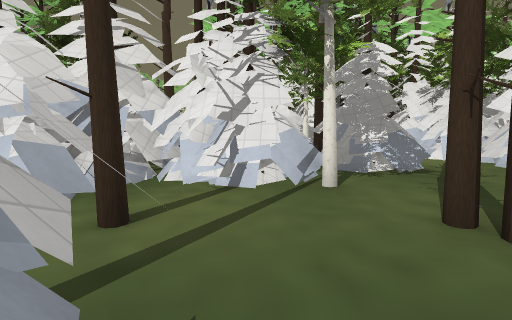
[1] (above)

24 first-person views from a walk through a Godot game level. The camera is 1.5 m above the floor, tilts 6° down and sees 80° across. The floor is counted in squares, 2 m on a side. Each view is taken from the middle of a square. On the plan, view 1 faces up. The plan holds only what a view shows up to about 10 squares ahead; the rest is blank. The place goes on beyond the plan. Some surface patterns are stand-ins.

[2]
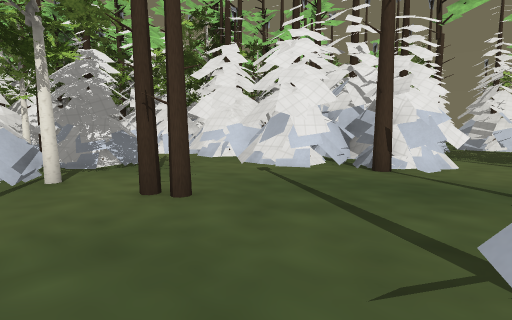

[3]
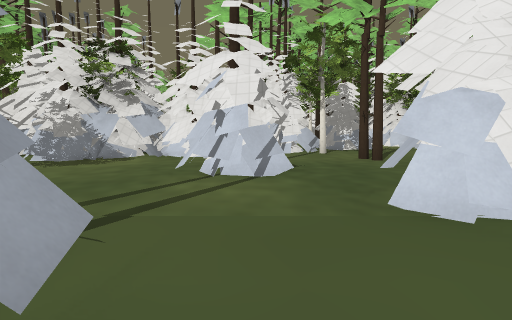

[4]
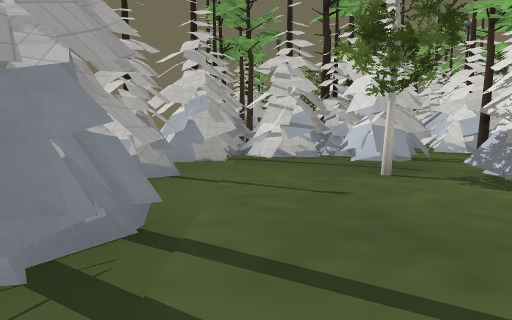

[5]
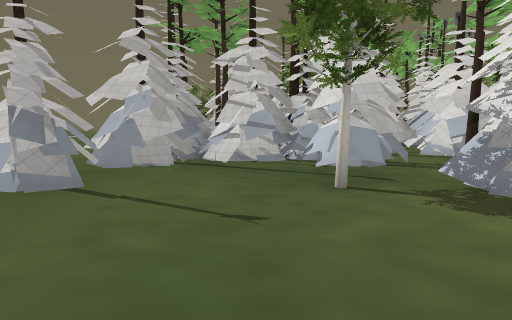

[6]
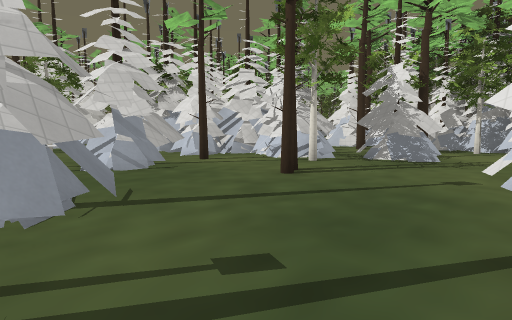

[7]
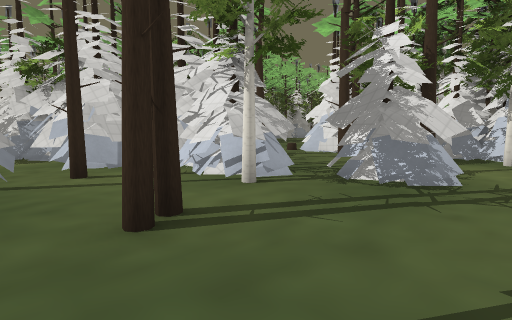

[8]
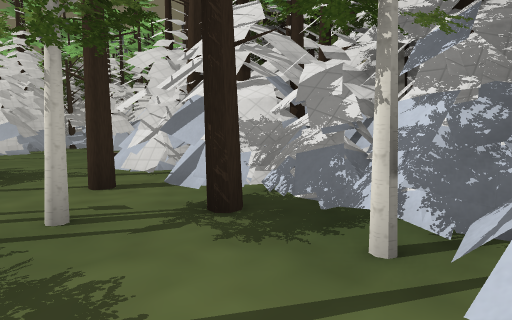

[9]
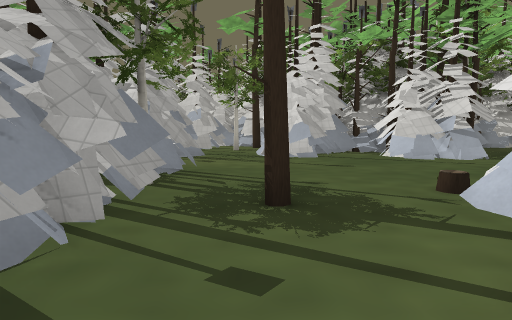

[10]
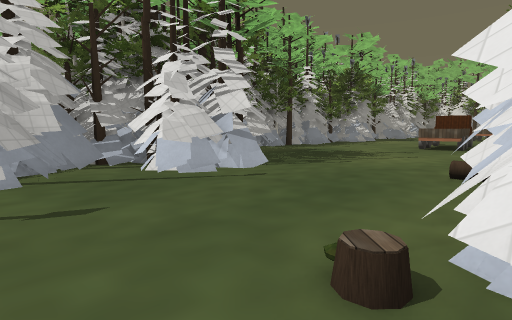

[11]
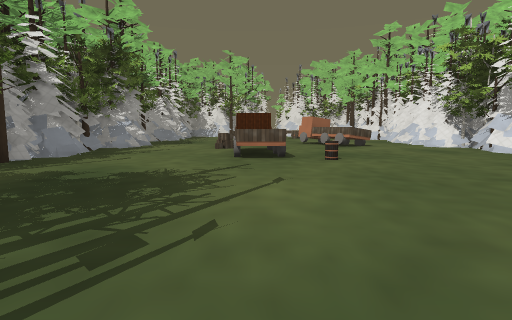

[12]
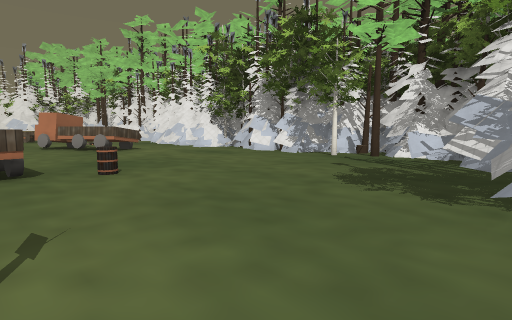

[13]
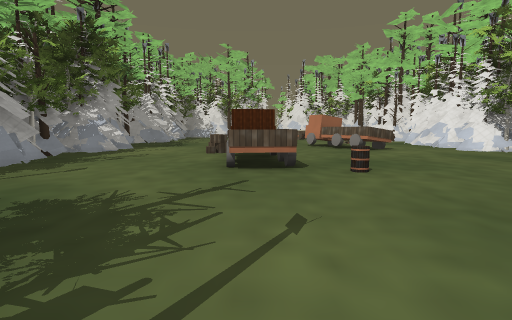

[14]
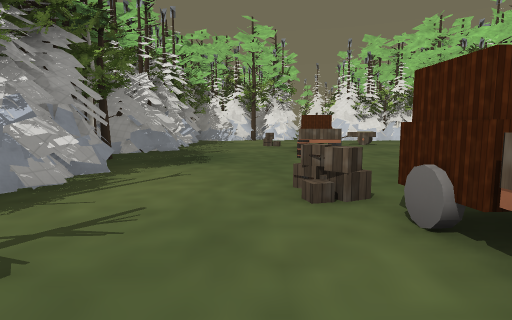

[15]
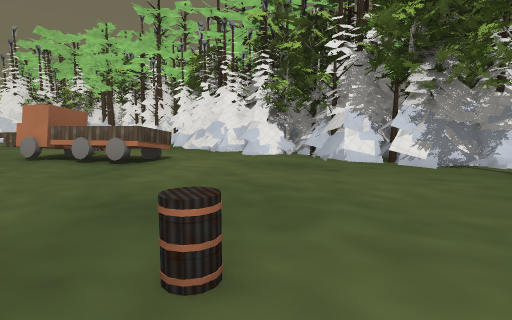

[16]
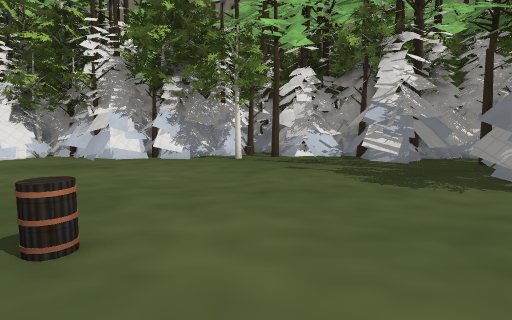

[17]
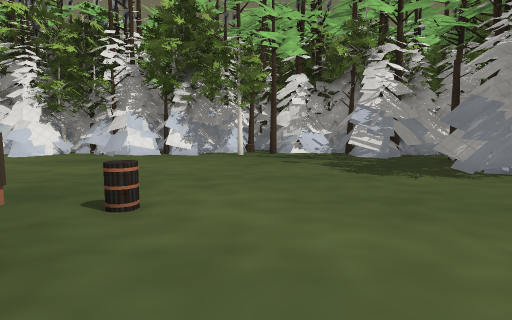

[18]
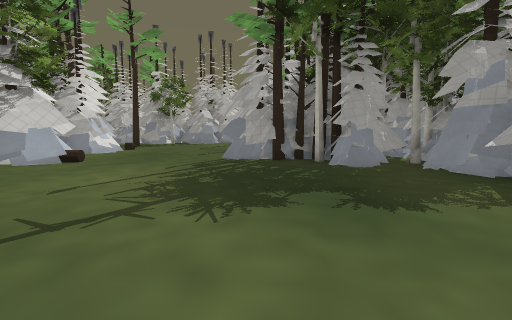

[19]
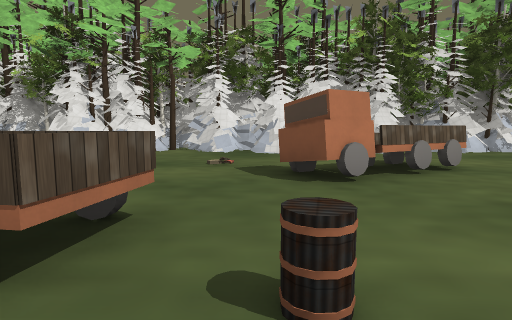

[20]
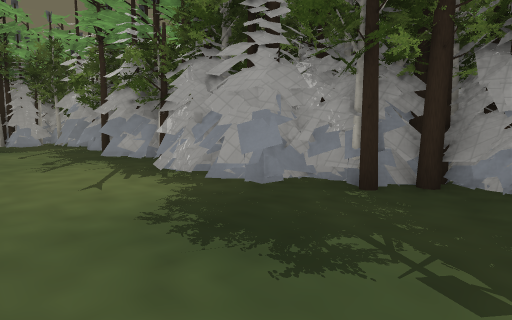

[21]
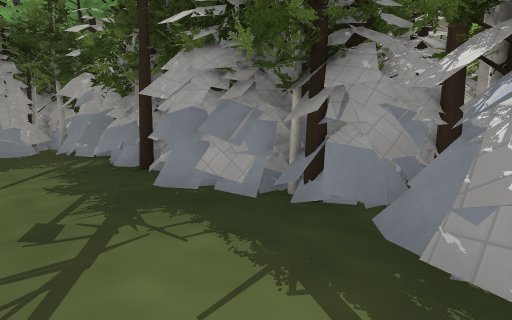

[22]
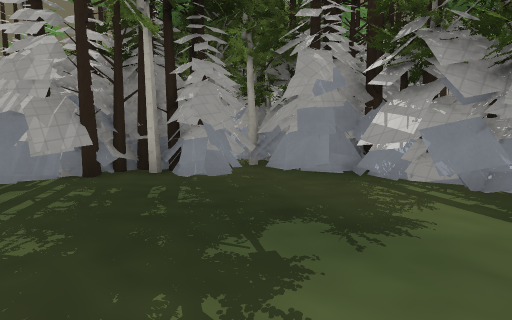

[23]
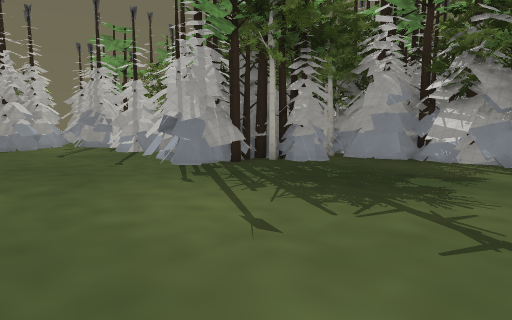

[24]
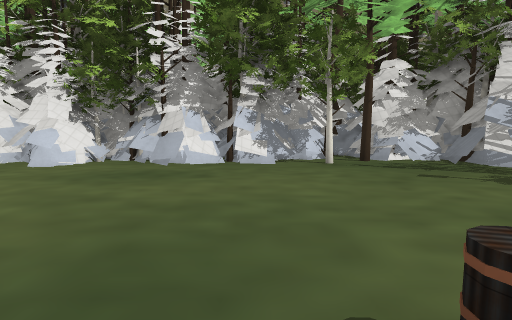

### Floor plan
Key: @ floor where view 1 was taken; # wall or solid block; x gap in a wall; . floor; ^ raised ledge; T pine tree; R tree; U truck; B barrel; C crate; O other object.
Columns run from 14 left of view 1 to 7 right of it. Each row starts with its distance up from view 1.
 30    ##....U.......#
 29   ##.....U.......#
 28   TT....B.......##
 27   TT.......UU...#
 26    T#.......UU..##
 25    T#.......UU...#
 24   TR#...C....U..##O
 23  ###....CU.......R
 22 O#TR.....U.......RT
 21  OT##....U.......R#O
 20   T##....U.......##
 19   OT.......B.....## T
 18   O#.............ORTT
 17  TOO#............TO#
 16   OR#............#TTO
 15   R##...........#R
 14  TT###T.....###O# OOO
 13   O#RTRT...## TT##
 12    ######...#  TO
 11      ####...###TTTTT
 10       #.....#T####T
  9      ###......##T.#
  8        #......T#..##
  7      .......T......#
  6      ....##.x..###.#
  5     #.##.#########.#
  4     #T## #######...#
  3       #. ####......##
  2      ##.##...T..T..###
  1      ##.....##.....T#
  0      ##.#...##@......
 -1     ##.........##....
 -2     ###........##^..
 -3   #T### ..##...#
 -4      ########..
 -5      ..      .

Positions as (right, up) in squares from view 1, and headings:
1: (0, 0), facing up
2: (0, -1), facing up-right
3: (-1, -5), facing up
4: (-1, -2), facing left
5: (-2, -1), facing left
6: (5, -2), facing up-left
7: (4, 1), facing up-left
8: (4, 7), facing up-left
9: (1, 7), facing left
10: (-2, 8), facing up-left
11: (-5, 12), facing up
12: (-5, 14), facing up-right
13: (-5, 14), facing up
14: (-7, 20), facing up
15: (-4, 18), facing up-right
16: (-5, 18), facing right
17: (-6, 18), facing right
18: (-7, 20), facing down
19: (-7, 28), facing right
20: (-7, 29), facing down-left
21: (-8, 24), facing down-left
22: (-6, 18), facing down-left
23: (-3, 18), facing down-left
24: (-4, 20), facing right
